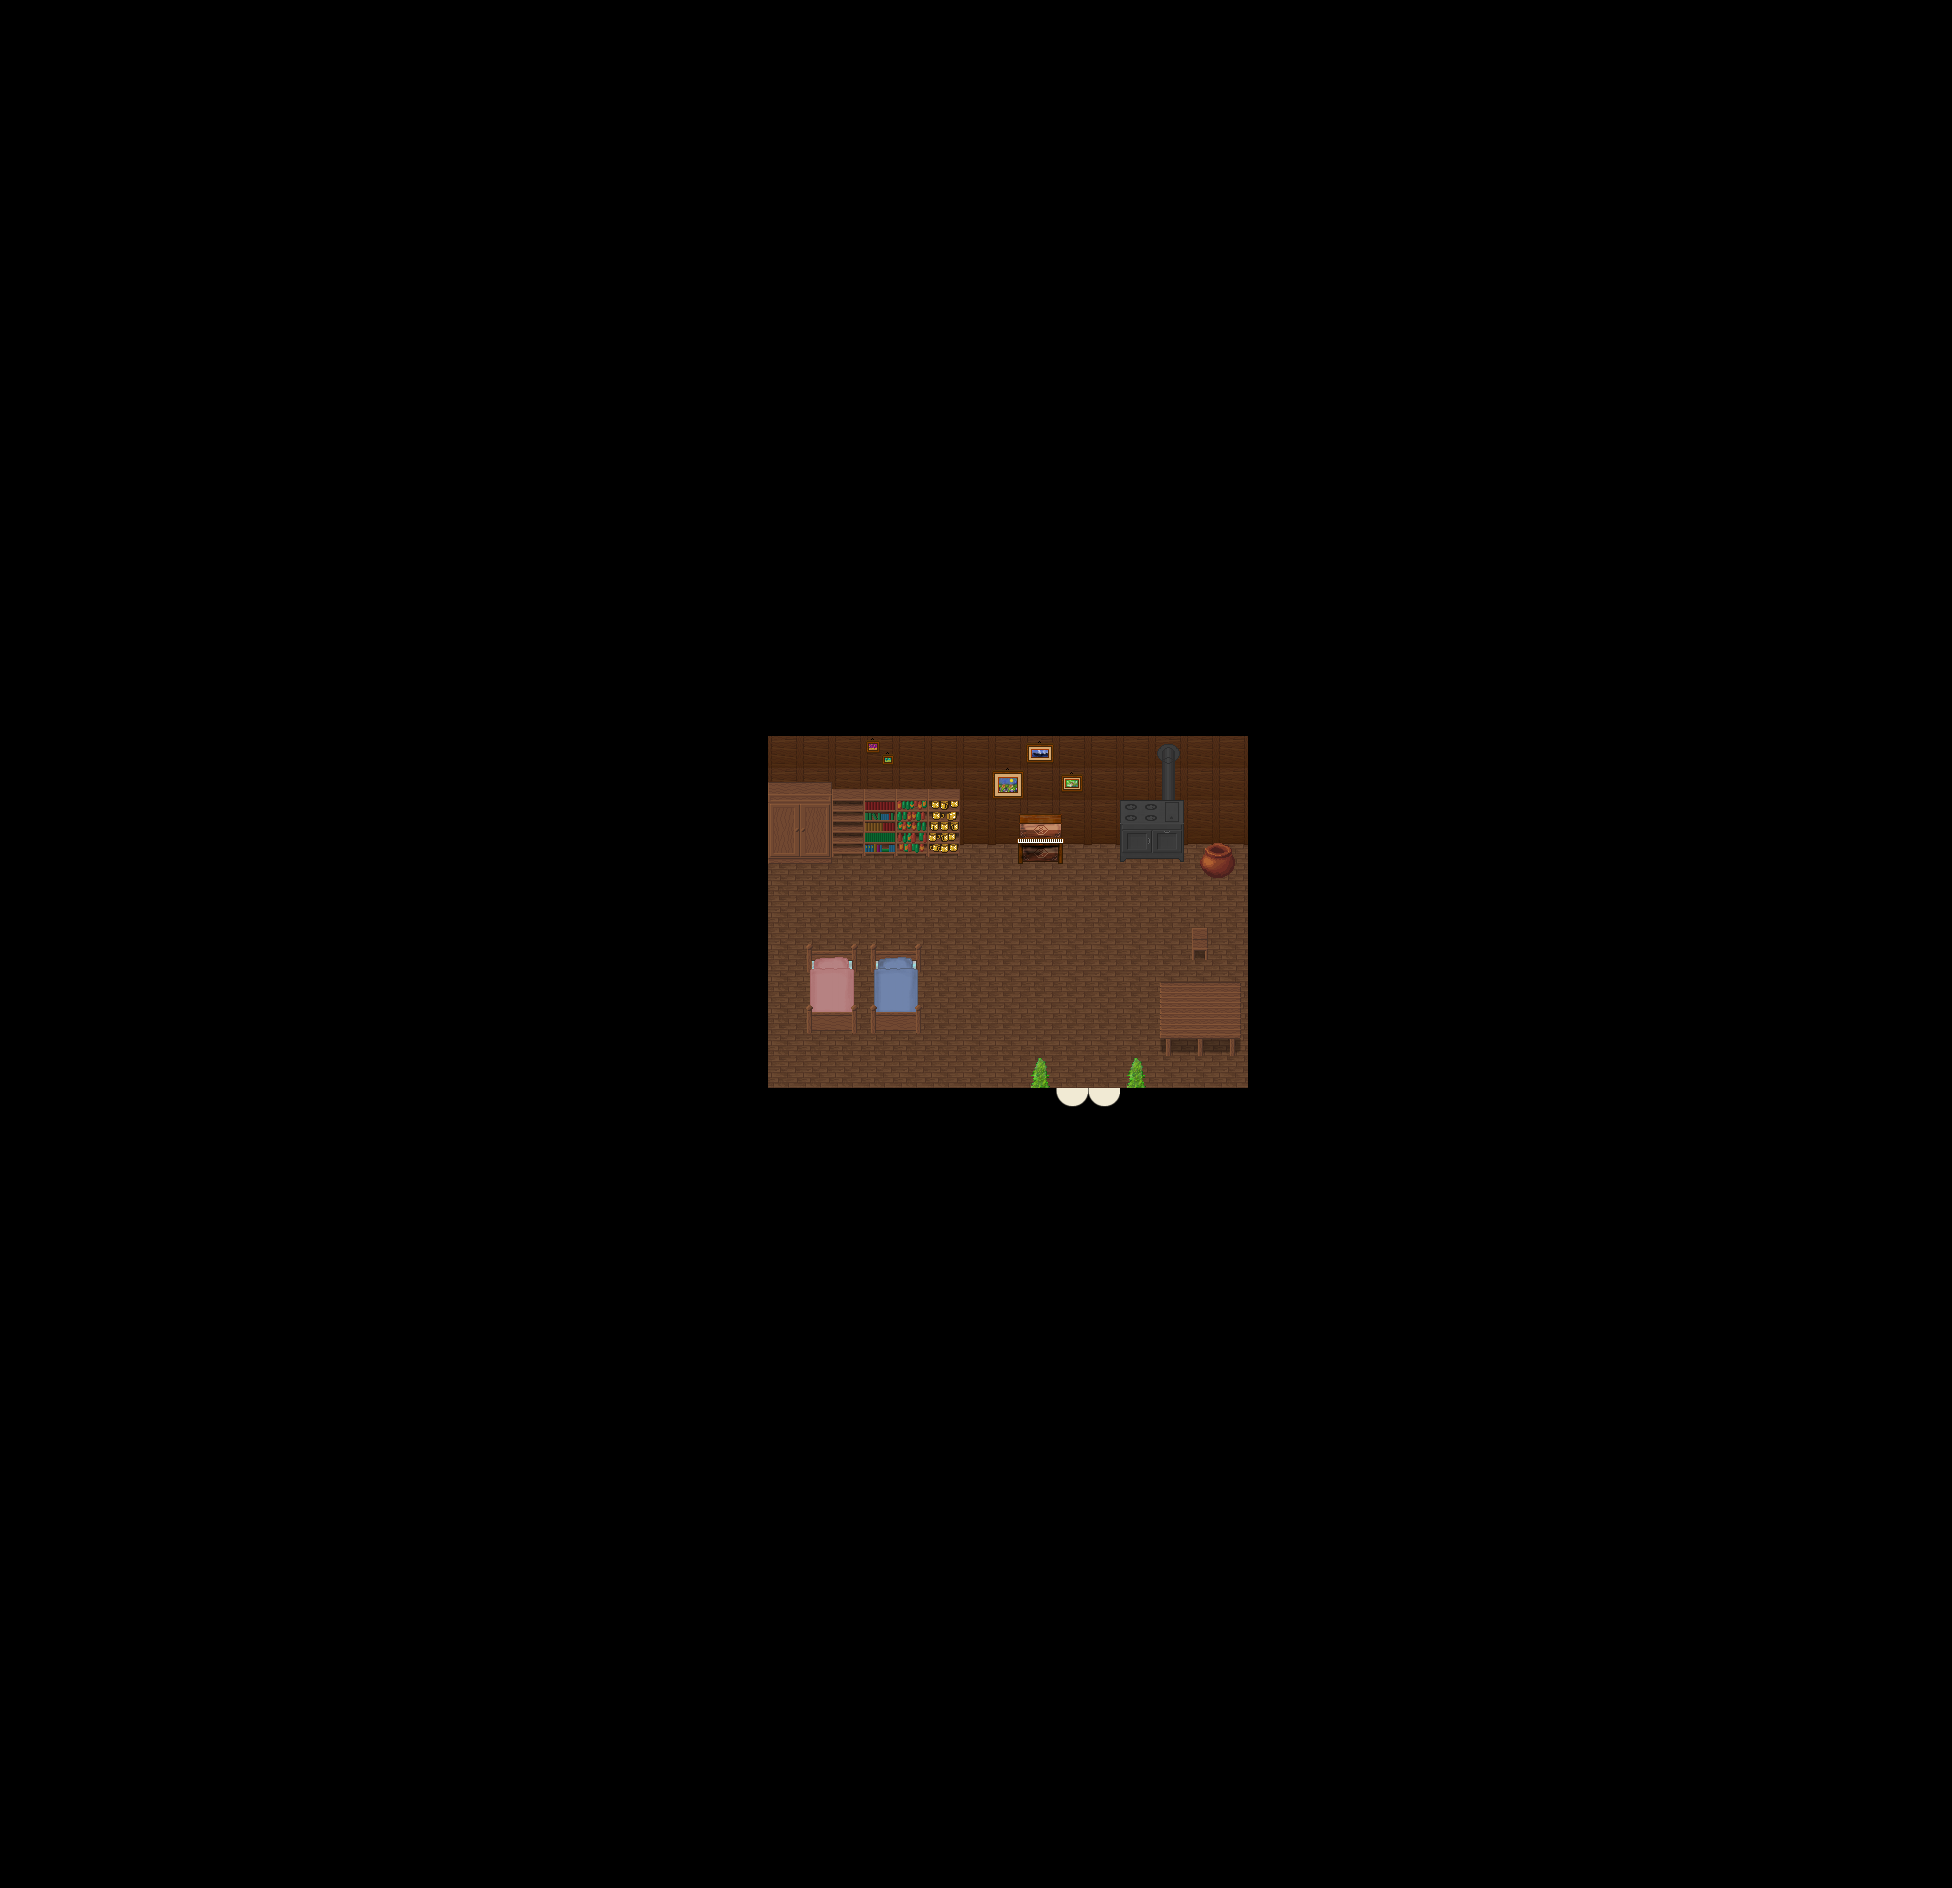

This is a level from a 2D game, rendered from its Tiled map with the project's own tilesets. A one-line summary and the map file follow, with tile-layer data summarised:
An orthogonal 61x59 tile map with 32x32 px tiles, 10 tile layers (Ground1, Ground2, Paintings, Desks, ...), 2 hidden layers not drawn, 7 tilesets and 3 objects (2x fixme, warp).

<map version="1.4" tiledversion="1.4.1" orientation="orthogonal" renderorder="right-down" width="61" height="59" tilewidth="32" tileheight="32" infinite="0" nextlayerid="18" nextobjectid="41">
 <properties>
  <property name="background0image" value="graphics/images/spit23loginwallpaper_800x600.png" />
  <property name="author" value="TMW2 Team" />
  <property name="license" value="GPL v2+" />
  <property name="manaplus version" value="2" />
  <property name="minimap" value="graphics/minimaps/024-14.png" />
  <property name="music" value="8bit_the_hero.ogg" />
  <property name="name" value="Real Estate" />
 </properties>
 <tileset firstgid="1" name="Collision" tilewidth="32" tileheight="32" tilecount="9" columns="3">
  <image source="../graphics/tilesets/collision.png" width="96" height="96" />
 </tileset>
 <tileset firstgid="10" source="../graphics/tilesets/inn.tsx" />
 <tileset firstgid="266" name="woodland_indoor" tilewidth="32" tileheight="32" tilecount="256" columns="16">
  <image source="../graphics/tilesets/woodland_indoor.png" width="512" height="512" />
 </tileset>
 <tileset firstgid="522" name="inn_x2" tilewidth="32" tileheight="64" tilecount="48" columns="16">
  <image source="../graphics/tilesets/inn_x2.png" width="512" height="192" />
 </tileset>
 <tileset firstgid="570" name="woodland_indoor_x2" tilewidth="32" tileheight="64" tilecount="48" columns="16">
  <image source="../graphics/tilesets/woodland_indoor_x2.png" width="512" height="192" />
 </tileset>
 <tileset firstgid="618" name="woodland_indoor_x3" tilewidth="32" tileheight="96" tilecount="48" columns="16">
  <image source="../graphics/tilesets/woodland_indoor_x3.png" width="512" height="288" />
 </tileset>
 <tileset firstgid="666" source="../graphics/tilesets/lof/woodland_indoor_extra.tsx" />
 <layer id="1" name="Ground1" width="61" height="59">
  <data>[3599 cells, 3599 non-empty, 4 distinct tile ids]</data>
 </layer>
 <layer id="2" name="Ground2" width="61" height="59">
  <data>[3599 cells, 0 non-empty, 0 distinct tile ids]</data>
 </layer>
 <layer id="14" name="Paintings" width="61" height="59">
  <properties>
   <property name="TileCondition" value="2" />
  </properties>
  <data>[3599 cells, 4 non-empty, 4 distinct tile ids]</data>
 </layer>
 <layer id="15" name="Desks" width="61" height="59">
  <properties>
   <property name="TileCondition" value="4" />
  </properties>
  <data>[3599 cells, 9 non-empty, 9 distinct tile ids]</data>
 </layer>
 <layer id="17" name="Chairs" width="61" height="59">
  <properties>
   <property name="TileCondition" value="32" />
  </properties>
  <data>[3599 cells, 1 non-empty, 1 distinct tile ids]</data>
 </layer>
 <layer id="16" name="Pianos" width="61" height="59">
  <properties>
   <property name="TileCondition" value="8" />
  </properties>
  <data>[3599 cells, 9 non-empty, 9 distinct tile ids]</data>
 </layer>
 <layer id="12" name="Beds" width="61" height="59">
  <properties>
   <property name="TileCondition" value="64" />
  </properties>
  <data>[3599 cells, 16 non-empty, 16 distinct tile ids]</data>
 </layer>
 <layer id="13" name="Storages" width="61" height="59">
  <properties>
   <property name="TileCondition" value="128" />
  </properties>
  <data>[3599 cells, 8 non-empty, 8 distinct tile ids]</data>
 </layer>
 <layer id="4" name="Fringe" width="61" height="59">
  <data>[3599 cells, 2 non-empty, 1 distinct tile ids]</data>
 </layer>
 <layer id="5" name="Over1" width="61" height="59">
  <data>[3599 cells, 19 non-empty, 2 distinct tile ids]</data>
 </layer>
 <layer id="9" name="Collision" width="61" height="59" visible="0">
  <data>[3599 cells, 3466 non-empty, 1 distinct tile ids]</data>
 </layer>
 <layer id="10" name="Heights" width="61" height="59" visible="0">
  <data>[3599 cells, 0 non-empty, 0 distinct tile ids]</data>
 </layer>
 <objectgroup id="11" name="Objects">
  <object id="36" name="Margin" type="fixme" x="1312" y="1248" width="640" height="640" />
  <object id="39" name="Margin" type="fixme" x="0" y="0" width="640" height="640" />
  <object id="40" name="Leave" type="warp" x="1056" y="1088" width="64" height="32">
   <properties>
    <property name="dest_map" value="024-13" />
    <property name="dest_x" value="29" />
    <property name="dest_y" value="29" />
   </properties>
  </object>
 </objectgroup>
</map>
